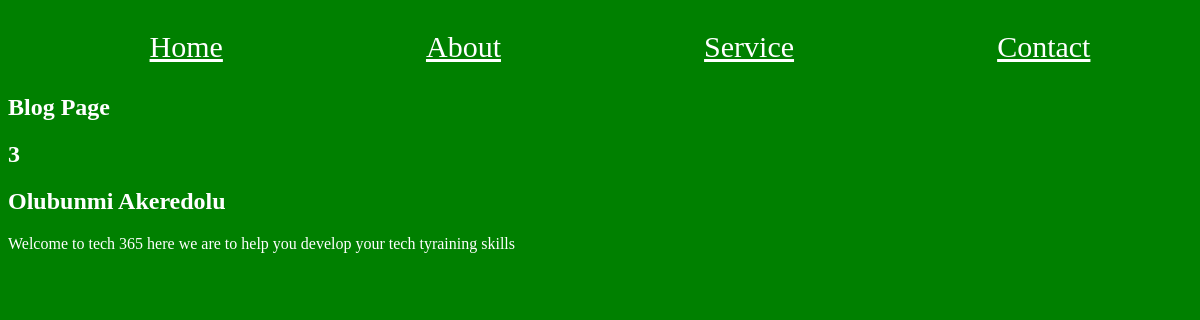
Page /blog/3/ on the committed database.
### pages/models.py (models this page shows, shortened)
class Blog(models.Model):
    title = models.CharField(max_length=255)
    body = models.CharField(max_length=255)
    data= models.DateField(auto_now_add=True)

### pages/views.py (the view)
# urls.py: 2. Add a URL to urlpatterns:  path('blog/', include('blog.urls'))
def blog(request, id):
    single_blog=Blog.objects.get(id=id)
    return render(request, 'blog.html', {'single_blog': single_blog})

### templates/blog.html (shortened to what this page needs)
{% extends "base.html" %}
{% block content %}
<h2>Blog Page</h2>
<h2>{{single_blog.id}}</h2>
<h2>{{single_blog.title}}</h2>
<p>{{single_blog.body}}</p>
{% endblock %}

### static/css/styles.css (style rules this page uses)
body { background-color: green; color:white; }

### rows in the picture
Blog: id "3", title "Olubunmi Akeredolu", body "Welcome to tech 365 here we are to help you develop your tech tyraining skills"
